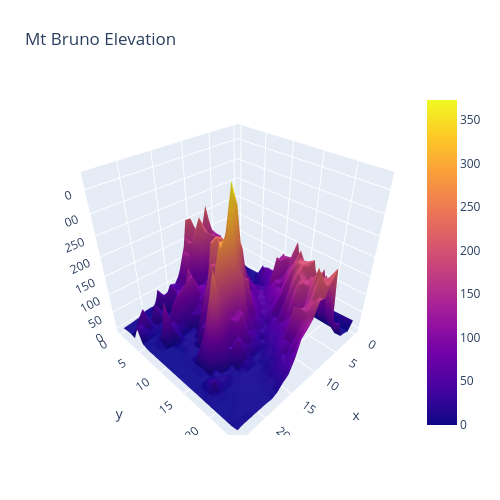

Source (notebook cell):
### Markdown cell above
There are a wide variety of visualizations possible with plotly. We will be using mostly plotly express. `plotly.graph_objects`contains more complex visualizations such as this cool 3D surface plot of Mt. Bruno. You can interact with it to see it from all angles.

### Code cell
import plotly.graph_objects as go
from pathlib import Path

# Load from the CSV in this folder (avoids HTTPS SSL errors from python.org Python on macOS).
_mt = Path("mt_bruno_elevation.csv")
if not _mt.is_file():
    _mt = Path("hcde530_week6/mt_bruno_elevation.csv")
z_data = pd.read_csv(_mt)

fig = go.Figure(data=[go.Surface(z=z_data.values)])

fig.update_layout(title='Mt Bruno Elevation', autosize=False,
                  width=500, height=500,
                  margin=dict(l=65, r=50, b=65, t=90))

fig.show()

### Figure 1 — Plotly figure (JSON) as saved in the notebook; plotly's stock layout.template omitted (floating-point values rounded to 4 significant figures; data arrays with more than 128 entries replaced by an {"elided": "..."} marker saying what was removed)
{"data": [{"type": "surface", "z": {"elided": "25x25 float values"}}], "layout": {"autosize": false, "height": 500, "margin": {"b": 65, "l": 65, "r": 50, "t": 90}, "title": {"text": "Mt Bruno Elevation"}, "width": 500}}
